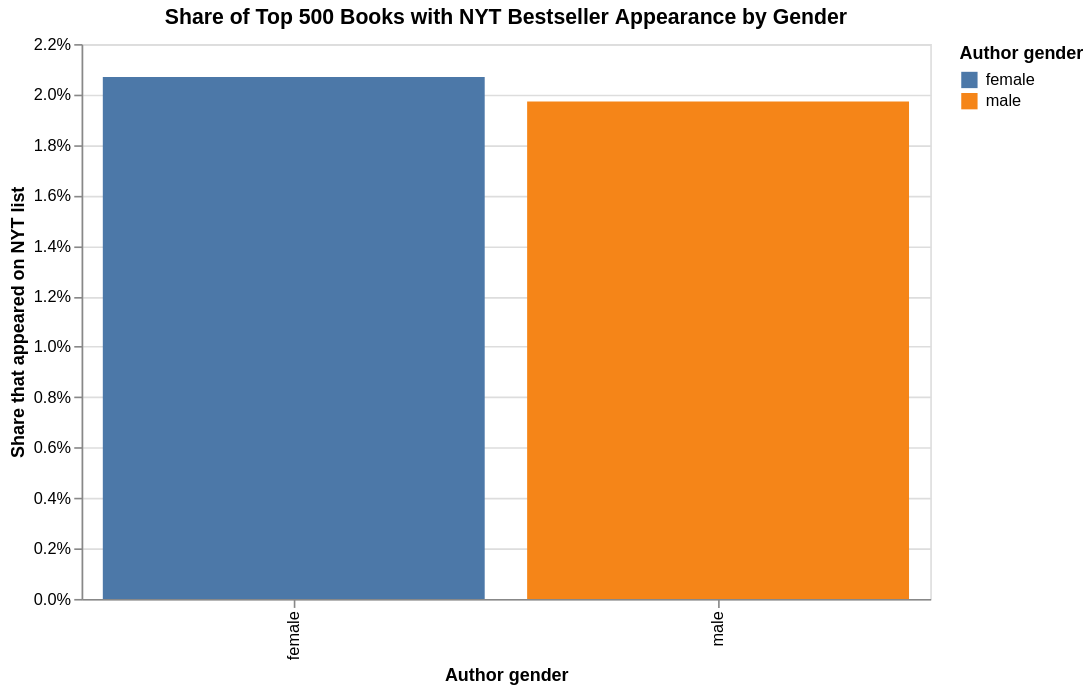

Notebook code for this chart:
### Markdown cell above
### Share of Top 500 Books That Also Became NYT Bestsellers

This chart shows the percentage of Top 500 books by each gender group that appear in the NYT bestseller data at least once. This is a book-level comparison, so a book with many weekly NYT rows still counts as one bestseller for the share calculation.

### Code cell
bestseller_share_chart = (
    alt.Chart(bestseller_by_gender)
    .mark_bar()
    .encode(
        x=alt.X("author_gender:N", title="Author gender"),
        y=alt.Y("share_bestseller:Q", title="Share that appeared on NYT list", axis=alt.Axis(format="%")),
        color=alt.Color("author_gender:N", title="Author gender"),
        tooltip=[
            alt.Tooltip("author_gender:N", title="Author gender"),
            alt.Tooltip("share_bestseller:Q", title="Share", format=".1%"),
            alt.Tooltip("books:Q", title="Top 500 books"),
        ],
    )
    .properties(
        title="Share of Top 500 Books with NYT Bestseller Appearance by Gender",
        width=520,
        height=340,
    )
)

bestseller_share_chart

### Figure 1 — Vega-Lite specification as saved in the notebook (floating-point values rounded to 4 significant figures)
{"config": {"view": {"continuousWidth": 300, "continuousHeight": 300}}, "data": {"name": "data-06bf96c63793c97502c721e065d4d1e0"}, "mark": {"type": "bar"}, "encoding": {"color": {"field": "author_gender", "title": "Author gender", "type": "nominal"}, "tooltip": [{"field": "author_gender", "title": "Author gender", "type": "nominal"}, {"field": "share_bestseller", "format": ".1%", "title": "Share", "type": "quantitative"}, {"field": "books", "title": "Top 500 books", "type": "quantitative"}], "x": {"field": "author_gender", "title": "Author gender", "type": "nominal"}, "y": {"axis": {"format": "%"}, "field": "share_bestseller", "title": "Share that appeared on NYT list", "type": "quantitative"}}, "height": 340, "title": "Share of Top 500 Books with NYT Bestseller Appearance by Gender", "width": 520, "$schema": "https://vega.github.io/schema/vega-lite/v6.1.0.json", "datasets": {"data-06bf96c63793c97502c721e065d4d1e0": [{"author_gender": "female", "share_bestseller": 0.02069, "average_weeks_on_list": 0.5586, "books": 145}, {"author_gender": "male", "share_bestseller": 0.01972, "average_weeks_on_list": 0.4225, "books": 355}]}}
